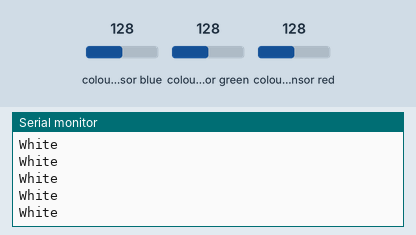
Simulated run of this sketch. Board: Arduino Uno, built with avr-gcc and run on an emulated ATmega328P. On the bench: the last lines printed to the serial monitor. Wiring (inferred from the names in the program): TCS3200 colour sensor: output pin 8; S2 pin 6; S3 pin 7; S0 pin 4; S1 pin 5. The test bench sets the inputs (shaded band); at power-on: colour sensor blue 128, colour sensor green 128, colour sensor red 128.

Above: at 1.2 s.
1.3 s: colour sensor blue set to 5
At 1.49 s:
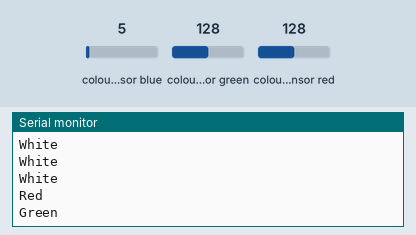
2.8 s: colour sensor green set to 5
At 3.14 s:
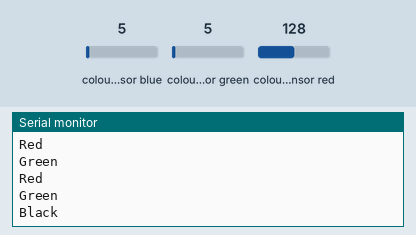
4.9 s: colour sensor blue set to 128
At 5.11 s:
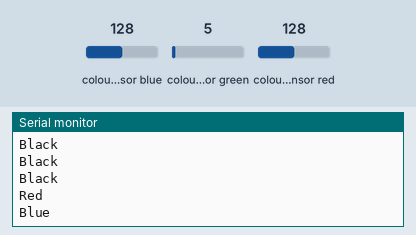

Measured:
- after the input at 1.3 s, the serial monitor: prints a new line after 0.05 s (image 1)
- after the input at 2.8 s, the serial monitor: prints a new line after 0.21 s (image 2)
- after the input at 4.9 s, the serial monitor: prints a new line after 0.08 s (image 3)

The sketch:

color_sensing_old_sensor.ino
```cpp
// Define color sensor pins
#define S0 4
#define S1 5
#define S2 6
#define S3 7
#define sensorOut 8

// Variables for Color Pulse Width Measurements
int redPW = 0;
int greenPW = 0;
int bluePW = 0;

void setup() {
	// Set S0 - S3 as outputs
	pinMode(S0, OUTPUT);
	pinMode(S1, OUTPUT);
	pinMode(S2, OUTPUT);
	pinMode(S3, OUTPUT);

	// Set Pulse Width scaling to 20%
	digitalWrite(S0,HIGH);
	digitalWrite(S1,LOW);

	// Set Sensor output as input
	pinMode(sensorOut, INPUT);

	// Setup Serial Monitor
	Serial.begin(9600);
}

void loop() {
	// Read Red Pulse Width
	redPW = getRedPW();
	// Delay to stabilize sensor
	delay(50);

	// Read Green Pulse Width
	greenPW = getGreenPW();
	// Delay to stabilize sensor
	delay(50);

	// Read Blue Pulse Width
	bluePW = getBluePW();
	// Delay to stabilize sensor
	delay(50);

	// Print output to Serial Monitor

  if (((redPW + greenPW + bluePW) / (float) 3) <= 50) {
    Serial.println("White");
  }
  else if (((redPW + greenPW + bluePW) / (float) 3) >= 110) {
    Serial.println("Black");
  }
  else {
    if (redPW <= greenPW && redPW <= bluePW) {
      Serial.println("Red");
    }
    if (greenPW <= redPW && greenPW <= bluePW) {
      Serial.println("Green");
    }
    if (bluePW <= greenPW && bluePW <= redPW) {
      Serial.println("Blue");
    }
  }

  /*
	Serial.print("Red PW = ");
	Serial.print(redPW);
	Serial.print(" - Green PW = ");
	Serial.print(greenPW);
	Serial.print(" - Blue PW = ");
	Serial.println(bluePW);*/


}


// Function to read Red Pulse Widths
int getRedPW() {
	// Set sensor to read Red only
	digitalWrite(S2,LOW);
	digitalWrite(S3,LOW);
	// Define integer to represent Pulse Width
	int PW;
	// Read the output Pulse Width
	PW = pulseIn(sensorOut, LOW);
	// Return the value
	return PW;
}

// Function to read Green Pulse Widths
int getGreenPW() {
	// Set sensor to read Green only
	digitalWrite(S2,HIGH);
	digitalWrite(S3,HIGH);
	// Define integer to represent Pulse Width
	int PW;
	// Read the output Pulse Width
	PW = pulseIn(sensorOut, LOW);
	// Return the value
	return PW;
}

// Function to read Blue Pulse Widths
int getBluePW() {
	// Set sensor to read Blue only
	digitalWrite(S2,LOW);
	digitalWrite(S3,HIGH);
	// Define integer to represent Pulse Width
	int PW;
	// Read the output Pulse Width
	PW = pulseIn(sensorOut, LOW);
	// Return the value
	return PW;
}
```
